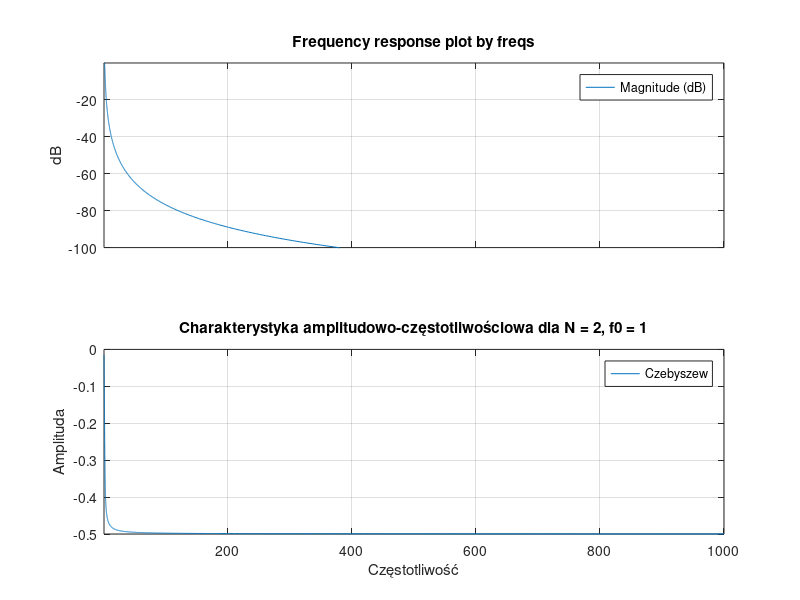
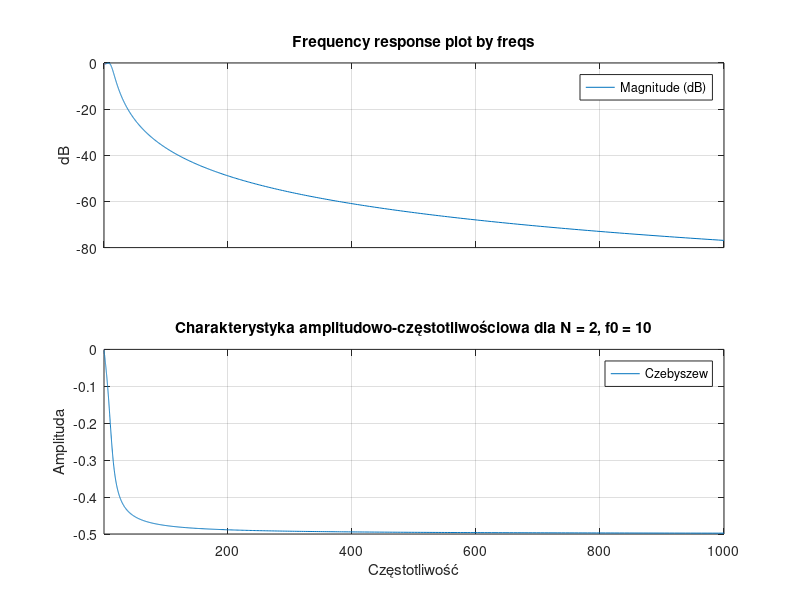
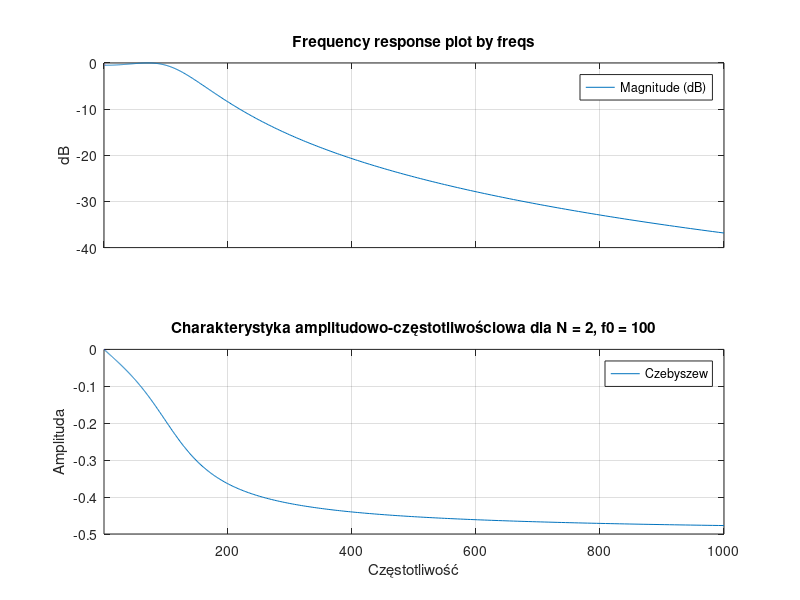
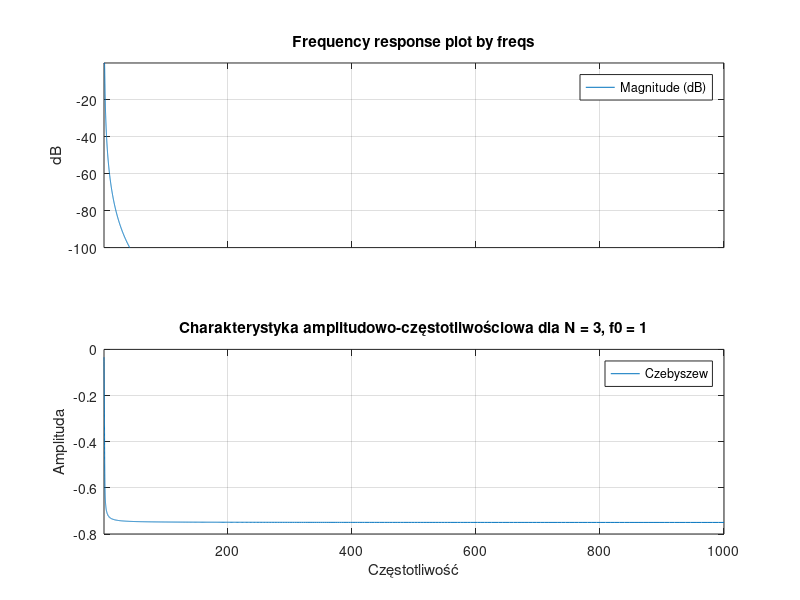

Write MATLAB code to recreate these figures, in order.
%H(f) = 1/pierwiastek z 1+e^2xT^2N(f)
%H(f) transmitacja filtru
%Tn(f) wielomian czybyszewa pierwszego rzędu Tn(f) = cos(cos^-1(f))
% e maksymalna falitostość, u mnie nie używana ze wzgledu na bibliotekę


% Definicja wartości liczby biegunów i częstotliwości granicznej
Ns = [2, 3, 4, 5, 6, 7, 8]; % różne wartości N, bieguny, filtry
f0s = [1, 10, 100]; % różne wartości f0, częstotliwość

% Pętle do przetestowania różnych przypadków
for i = 1:length(Ns)
    for j = 1:length(f0s)
        N = Ns(i);
        f0 = f0s(j);
        
        % Projektowanie filtra Czebyszewa typu I
        [b, a] = cheby1(N, 0.5, f0, 's'); % 's' dla dziedziny częstotliwości
        
        % Obliczenie zer i biegunów
        [z, p, ~] = tf2zp(b, a); %przekształcenie współczynników b i a, które opisują transmitancję filtra w dziedzinie czasu ciągłego, na ich odpowiedniki w dziedzinie częstotliwośc
        
        % Charakterystyka amplitudowo-częstotliwościowa
        figure;
        freqs(b, a, logspace(-1, 3, 1000)); % Generowanie charakterystyki
        title(['Charakterystyka amplitudowo-częstotliwościowa dla N = ' num2str(N) ', f0 = ' num2str(f0)]);
        xlabel('Częstotliwość');
        ylabel('Amplituda');
        grid on;
        legend('Czebyszew', 'Location', 'best');
    end
end

% Obliczenie biegunów i zer transmitancji (z, p)
%         omega_p = tan(pi * f0); % Częstotliwość graniczna w dziedzinie cyfrowej
%         n = 1:N;
%         epsilon = 0.5; % Parametr epsilon
% 
%         beta = 1 / (N * acosh(1 / epsilon)); % Współczynnik beta
% 
%         p = -omega_p * sin((2 * n - 1) * pi / (2 * N)) + 1i * beta * cos((2 * n - 1) * pi / (2 * N));
%         z = zeros(1, 0); % Filtr typu I ma zera w nieskończoności
% 
%         % Konwersja biegunów i zer na współczynniki a i b
%         b = poly(z); % Współczynniki licznika (zer)
%         a = poly(p); % Współczynniki mianownika (bieguny)
% 
%         % Normalizacja współczynników a i b
%         a = a / a(1); % Normalizacja mianownika
%         b = b / b(1); % Normalizacja licznika
% 
%         % Tworzenie charakterystyki amplitudowo-częstotliwościowej
%         omega = logspace(-1, 3, 1000); % Zakres częstotliwości
%         H = freqs(b, a, omega); % Transmitancja filtra